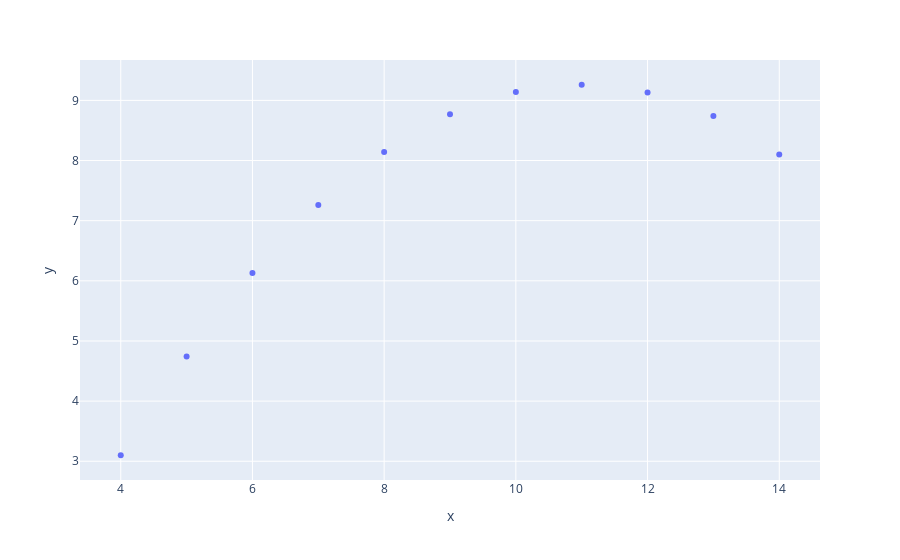

The code cell stored with this chart in its notebook:
### Code cell
px.scatter(
   df_anscombe.query("dataset == 'II'"),
   x = "x",
   y = "y" 
)

### Figure 1 — Plotly figure (JSON) as saved in the notebook; plotly's stock layout.template omitted (floating-point values rounded to 4 significant figures)
{"data": [{"hovertemplate": "x=%{x}<br>y=%{y}<extra></extra>", "legendgroup": "", "marker": {"color": "#636efa", "symbol": "circle"}, "mode": "markers", "name": "", "orientation": "v", "showlegend": false, "type": "scatter", "x": [10.0, 8.0, 13.0, 9.0, 11.0, 14.0, 6.0, 4.0, 12.0, 7.0, 5.0], "xaxis": "x", "y": [9.14, 8.14, 8.74, 8.77, 9.26, 8.1, 6.13, 3.1, 9.13, 7.26, 4.74], "yaxis": "y"}], "layout": {"legend": {"tracegroupgap": 0}, "margin": {"t": 60}, "xaxis": {"anchor": "y", "domain": [0, 1], "title": {"text": "x"}}, "yaxis": {"anchor": "x", "domain": [0, 1], "title": {"text": "y"}}}}
